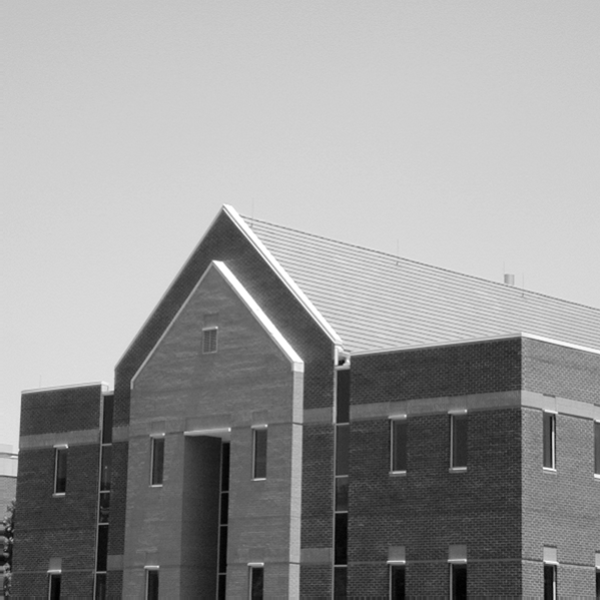
#> input picture exercises/exercise_04/building.tif, 600 x 600 px, found by its file name
$ jupyter execute --allow-errors 190169H_en2550_excercise_04.ipynb   (shell and % lines are left out)
#> lines starting #> are read from the running program, lines starting #| are printed output that depends on the picture
### Name :- M.H.M.Farhath
### Index No :- 190169H

[cell 1]
import cv2 as cv
import numpy as np
from matplotlib import pyplot as plt

[cell 2]
#Question 01
from mpl_toolkits.mplot3d import Axes3D
from matplotlib import cm
from matplotlib.ticker import LinearLocator, FormatStrFormatter

fig = plt.figure(figsize=(18,18))
ax = fig.add_subplot(1,1,1, projection='3d')

step =0.1
sigma = 1

X = np.arange(-5, 5+step, step)
Y = np.arange(-5, 5+step, step)
X, Y = np.meshgrid(X, Y)
Z = np.exp(-(X**2 + Y**2)/(2*sigma**2))

surf = ax.plot_surface(X, Y, Z, cmap=cm.jet, linewidth=0, antialiased=True)
ax.zaxis.set_major_locator(LinearLocator(10))
ax.zaxis.set_major_formatter(FormatStrFormatter('%.02f'))

plt.axis('off')
plt.show()
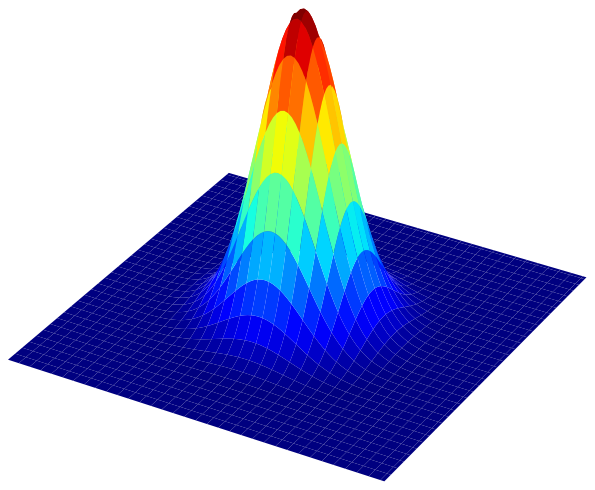
#> figure drawn by matplotlib, 1 panel

[cell 3]
# Question 02

filename = 'D:/4th sem/machine vision/homeworks/excercise 4/building.tif'

building = cv.imread(filename,cv.IMREAD_GRAYSCALE)
#> building is the input picture: shape (600, 600); min 0, max 255, mean 152.8
assert building is not None

building_float = np.float32(building)
dst = cv.cornerHarris(building,2,3,0.04)
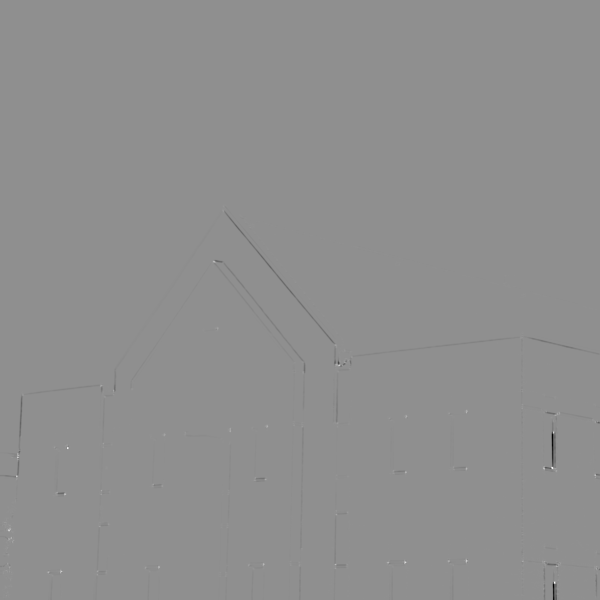
#> dst: shape (600, 600) float32; min -0.0069, max 0.00533, mean -7.78e-06; drawn with min black and max white
dst = cv.dilate(dst,None)
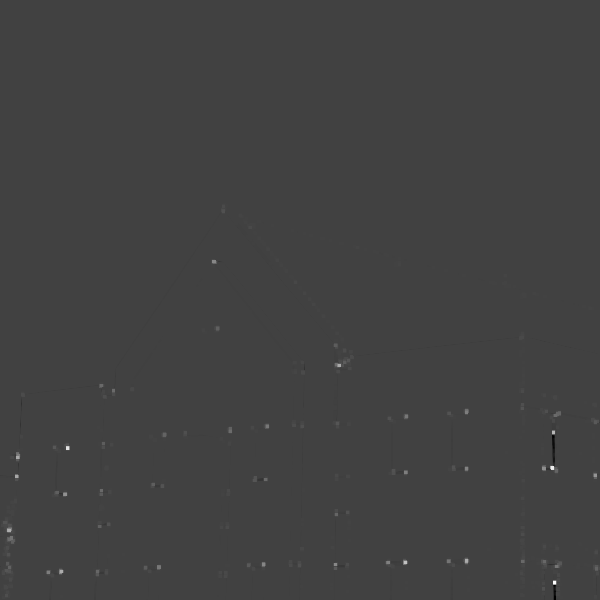
#> dst: shape (600, 600) float32; min -0.00184, max 0.00533, mean 5.09e-06; drawn with min black and max white


fig,ax = plt.subplots(1,2,figsize=(16,16))
ax[0].imshow(building,cmap='gray')
ax[0].set_title('Original')

ax[1].imshow(dst,cmap='gray')
ax[1].set_title('Harrison Corner Image')
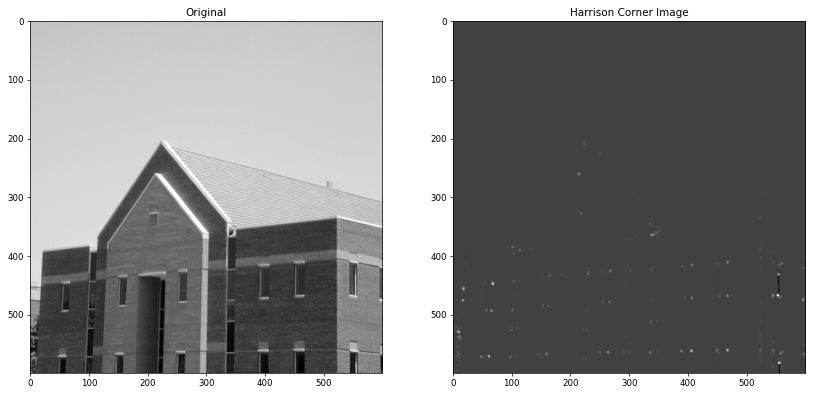
#> figure drawn by matplotlib, 2 panels
